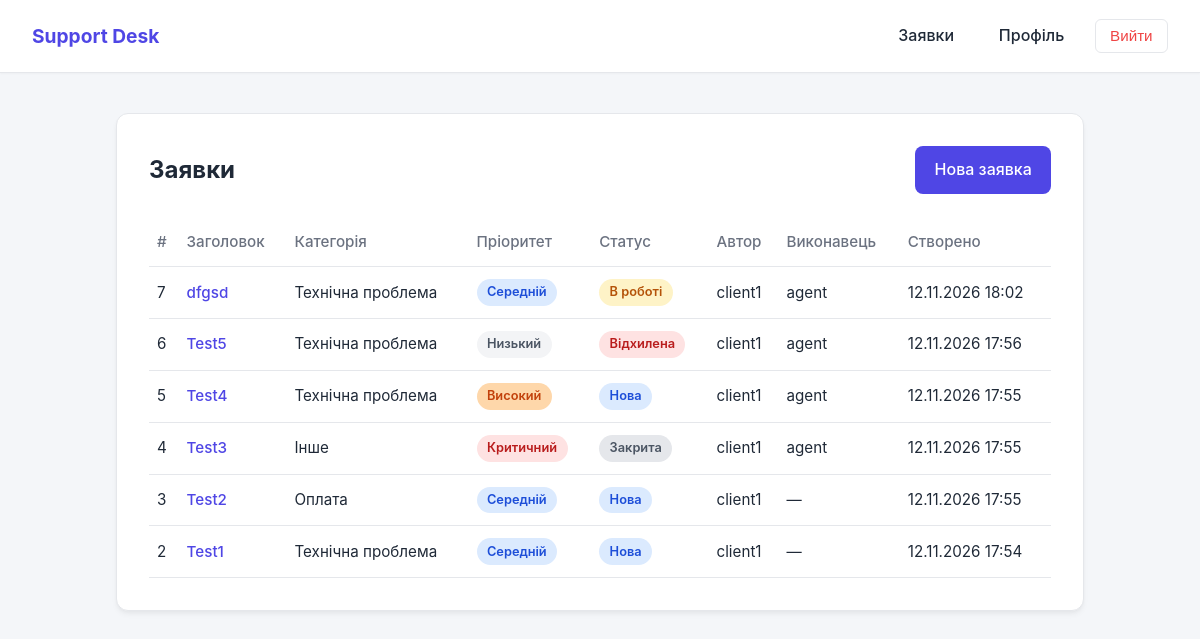
The app's page /tickets/ (signed in) with its own data.
### applications/tickets/models.py (models this page shows, shortened)
class Ticket(models.Model):
    class Priority(models.TextChoices):
        LOW = 'low', 'Низький'
        MEDIUM = 'medium', 'Середній'
        HIGH = 'high', 'Високий'
        CRITICAL = 'critical', 'Критичний'
    class Status(models.TextChoices):
        NEW = 'new', 'Нова'
        IN_PROGRESS = 'in_progress', 'В роботі'
        WAITING = 'waiting', 'Очікує відповіді клієнта'
        RESOLVED = 'resolved', 'Вирішена'
        CLOSED = 'closed', 'Закрита'
        REJECTED = 'rejected', 'Відхилена'
    title = models.CharField(
        max_length=200,
        verbose_name='Заголовок',
    )
    description = models.TextField(
        verbose_name='Опис',
    )
    category = models.ForeignKey(
        Category,
        on_delete=models.PROTECT,
        related_name='tickets',
        verbose_name='Категорія',
    )
    priority = models.CharField(
        max_length=20,
        choices=Priority.choices,
        default=Priority.MEDIUM,
        verbose_name='Пріоритет',
    )
    status = models.CharField(
        max_length=20,
        choices=Status.choices,
        default=Status.NEW,
        verbose_name='Статус',
    )
    author = models.ForeignKey(
        settings.AUTH_USER_MODEL,
        on_delete=models.CASCADE,
        related_name='created_tickets',
        verbose_name='Автор',
    )
    assignee = models.ForeignKey(
        settings.AUTH_USER_MODEL,
        on_delete=models.SET_NULL,
        null=True,
        blank=True,
        related_name='assigned_tickets',
        verbose_name='Виконавець',
    )
    created_at = models.DateTimeField(
        auto_now_add=True,
        verbose_name='Дата створення',
    )
    updated_at = models.DateTimeField(
        auto_now=True,
        verbose_name='Дата оновлення',
    )
    resolved_at = models.DateTimeField(
        null=True,
        blank=True,
        verbose_name='Дата вирішення',
    )
    class Meta:
        verbose_name = 'Заявка'
        verbose_name_plural = 'Заявки'
        ordering = ['-created_at']

class Category(models.Model):
    name = models.CharField(
        max_length=100,
        unique=True,
        verbose_name='Назва',
    )
    class Meta:
        verbose_name = 'Категорія'
        verbose_name_plural = 'Категорії'
    def __str__(self):
        return self.name

### applications/accounts/models.py (models this page shows, shortened)
class User(AbstractUser):
    class Role(models.TextChoices):
        CLIENT = 'client', 'Client'
        AGENT = 'agent', 'Agent'
        MANAGER = 'manager', 'Manager'
    role = models.CharField(
        max_length=20,
        choices=Role.choices,
        default=Role.CLIENT,
        verbose_name='Роль',
    )

### applications/tickets/views.py (the view)
# urls.py: path('', views.ticket_list_view, name='ticket_list'),
@login_required
def ticket_list_view(request):
    tickets = get_tickets_for_user(request.user)
    return render(request, 'tickets/ticket_list.html', {'tickets': tickets})

### applications/tickets/selectors/ticket_selectors.py (called while the page is built)
def get_tickets_for_user(user):
    tickets = Ticket.objects.select_related('category', 'author', 'assignee')
    if user.role == User.Role.MANAGER:
        return tickets
    if user.role == User.Role.AGENT:
        return tickets.filter(Q(status=Ticket.Status.NEW) | Q(assignee=user))
    return tickets.filter(author=user)

### applications/tickets/templates/tickets/ticket_list.html
{% extends 'applications/base.html' %}
{% block content %}
<div class="card card-wide">
    <div class="page-header">
        <h2>Заявки</h2>
        {% if user.role == 'client' %}
            <a href="{% url 'ticket_create' %}" class="btn-primary">Нова заявка</a>
        {% endif %}
    </div>
    {% if tickets %}
    <table class="table">
        <thead>
            <tr>
                <th>#</th>
                <th>Заголовок</th>
                <th>Категорія</th>
                <th>Пріоритет</th>
                <th>Статус</th>
                <th>Автор</th>
                <th>Виконавець</th>
                <th>Створено</th>
            </tr>
        </thead>
        <tbody>
            {% for ticket in tickets %}
            <tr>
                <td>{{ ticket.id }}</td>
                <td><a href="{% url 'ticket_detail' ticket.id %}">{{ ticket.title }}</a></td>
                <td>{{ ticket.category }}</td>
                <td><span class="badge badge-{{ ticket.priority }}">{{ ticket.get_priority_display }}</span></td>
                <td><span class="badge badge-{{ ticket.status }}">{{ ticket.get_status_display }}</span></td>
                <td>{{ ticket.author.username }}</td>
                <td>{{ ticket.assignee.username|default:"—" }}</td>
                <td>{{ ticket.created_at|date:"d.m.Y H:i" }}</td>
            </tr>
            {% endfor %}
        </tbody>
    </table>
    {% else %}
        <p class="empty">Заявок поки немає</p>
    {% endif %}
</div>
{% endblock %}

### applications/templates/applications/base.html (shortened to what this page needs)
<!DOCTYPE html>
<html lang="uk">
<head>
</head>
<body>
    <nav>
        <span class="nav-brand">Support Desk</span>
        <div class="nav-links">
            {% if user.is_authenticated %}
            <a href="{% url 'ticket_list' %}">Заявки</a>
                <a href="{% url 'profile' %}">Профіль</a>
                <form method="post" action="{% url 'logout' %}" style="display:inline">
                    <button type="submit" class="btn-logout">Вийти</button>
                </form>
            {% else %}
                <a href="{% url 'login' %}">Вхід</a>
                <a href="{% url 'register' %}">Реєстрація</a>
            {% endif %}
        </div>
    </nav>
     <div class="container">
        {% block content %}{% endblock %}
    </div>
</body>
</html>

### records on screen
Ticket: id "7", title "dfgsd", category "Технічна проблема", priority "Середній", status "В роботі", author.username "client1", assignee.username "agent", created_at "12.11.2026 18:02"
Ticket: id "6", title "Test5", category "Технічна проблема", priority "Низький", status "Відхилена", author.username "client1", assignee.username "agent", created_at "12.11.2026 17:56"
Ticket: id "5", title "Test4", category "Технічна проблема", priority "Високий", status "Нова", author.username "client1", assignee.username "agent", created_at "12.11.2026 17:55"
Ticket: id "4", title "Test3", category "Інше", priority "Критичний", status "Закрита", author.username "client1", assignee.username "agent", created_at "12.11.2026 17:55"
Ticket: id "3", title "Test2", category "Оплата", priority "Середній", status "Нова", author.username "client1", assignee.username "—", created_at "12.11.2026 17:55"
Ticket: id "2", title "Test1", category "Технічна проблема", priority "Середній", status "Нова", author.username "client1", assignee.username "—", created_at "12.11.2026 17:54"
